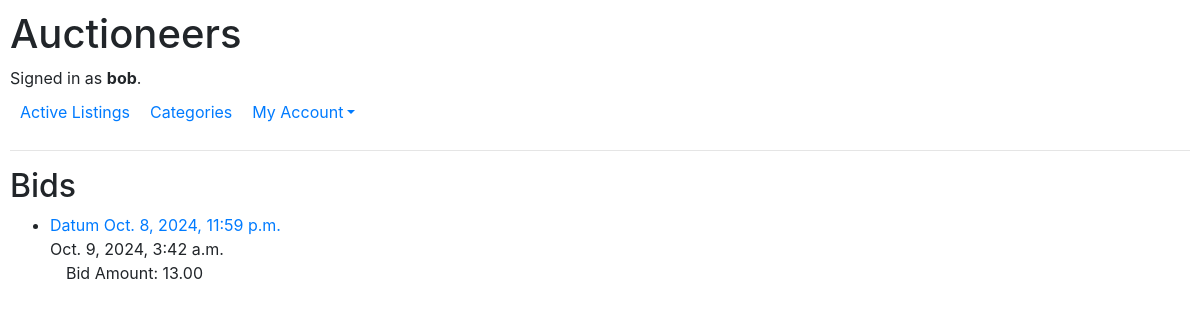
The page /bids/ (signed in) on the database as committed earlier.
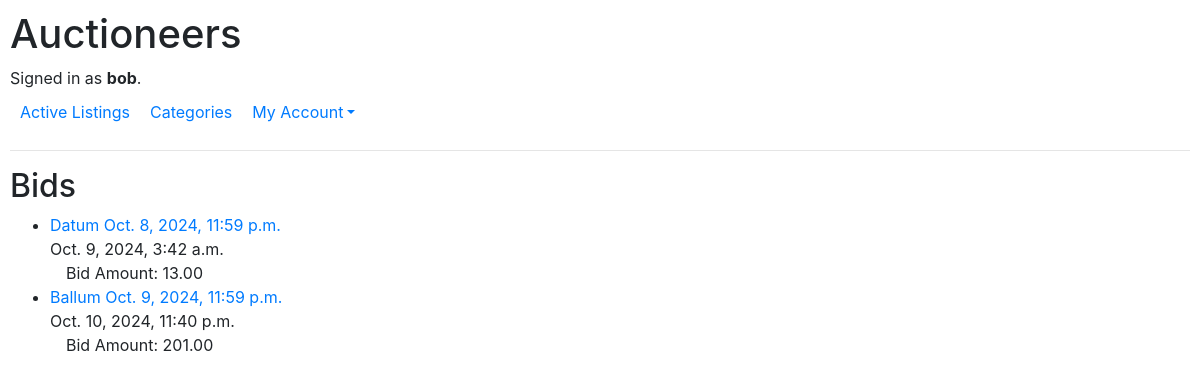
The same page on the database as committed later.
### auctions/models.py (models this page shows, shortened)
class User(AbstractUser):
    watchlist = models.ManyToManyField("Auction_Listing", related_name="watched_by", blank=True)

class Bid(models.Model):
    timestamp = models.DateTimeField(auto_now_add=True)
    listing = models.ForeignKey(Auction_Listing, on_delete=models.PROTECT, related_name="bids")
    user = models.ForeignKey(User, on_delete=models.CASCADE, related_name="bids")
    amount = models.DecimalField(max_digits=10, decimal_places=2)

class Auction_Listing(models.Model):
    category = models.ForeignKey(Category, on_delete=models.PROTECT, related_name="listings")
    title = models.CharField(max_length = 25)
    description = models.TextField()
    image = models.FileField(upload_to="media/", blank=False, default="media/placeholder.jpg")
    quantity = models.IntegerField()
    price = models.DecimalField(max_digits=10, decimal_places=2)
    current_bid = models.ForeignKey("Bid", on_delete=models.PROTECT, related_name="listings", null=True, blank=True)
    seller = models.ForeignKey(User, on_delete=models.CASCADE, related_name="listings")
    timestamp = models.DateTimeField(auto_now_add=True)
    closing_time = models.DateTimeField(blank=False)
    is_open = models.BooleanField(default=True)

### auctions/views.py (the view)
# urls.py: path("bids/", views.bids, name="bids"),
def bids(request):
    if request.user.is_authenticated:
        bids = Bid.objects.filter(user=request.user).order_by('listing__closing_time')
        message = ""
        if not bids.exists():
            message = "You have not bid on any listings yet."
        return render(request, "auctions/bids.html", {
            "bids": bids,
            "message": message
        })

### auctions/templates/auctions/bids.html (shortened to what this page needs)
{% extends "auctions/layout.html" %}
{% block body %}
    <h2>Bids</h2>
    <div>
        {% if user.is_authenticated %}
        <ul>
            {% for bid in bids %}
            <li>
                <div>
                    <a href="{% url 'listing_detail' bid.listing.id %}">{{ bid.listing.title }}  {{ bid.listing.closing_time }}</a>
                </div>
                <div>
                    {{ bid.timestamp }}<br>&emsp;Bid Amount: {{ bid.amount }}
                </div>
            </li>
            {% endfor %}
        </ul>
        {% endif %}
    </div>
{% endblock %}

### auctions/templates/auctions/layout.html (shortened to what this page needs)
{% load static %}
<!DOCTYPE html>
<html lang="en">
    <head>
        <link rel="stylesheet" href="https://stackpath.bootstrapcdn.com/bootstrap/4.4.1/css/bootstrap.min.css">
        <link href="{% static 'auctions/styles.css' %}" rel="stylesheet">
    </head>
    <body>
        <h1>Auctioneers</h1>
        <div>
            {% if user.is_authenticated %}
                Signed in as <strong>{{ user.username }}</strong>.
            {% else %}
                Not signed in.
            {% endif %}
        </div>
        <ul class="nav">
            <li class="nav-item">
                <a class="nav-link" href="{% url 'index' %}">Active Listings</a>
            </li>
            <li>
                <a class="nav-link" href="{% url 'categories' %}">Categories</a>
            </li>
            {% if user.is_authenticated %}
                <li class="nav-item dropdown">
                    <a href="#" class="nav-link dropdown-toggle">My Account</a>
                </li>
            {% endif %}
        </ul>
        <hr>
        {% block body %}
        {% endblock %}
    </body>
</html>

### auctions/static/auctions/styles.css (style rules this page uses)
body { padding: 10px; }
.nav-link { text-decoration: none; padding: 10px; border-radius: 5px; }

Rows that differ between the two databases and show on the page:
added Bid: listing "Ballum", listing.closing_time "Oct. 9, 2024, 11:59 p.m.", timestamp "Oct. 10, 2024, 11:40 p.m.", amount "201.00"
